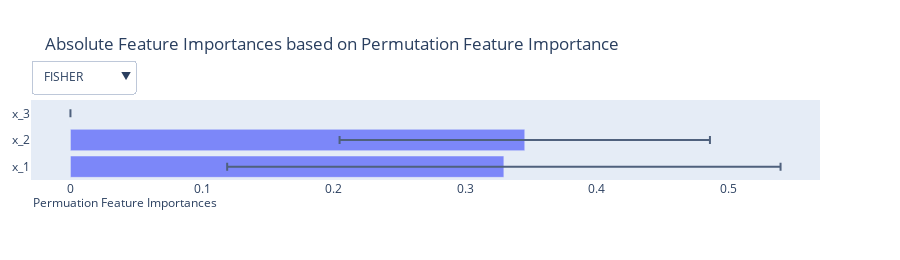

Notebook code for this chart:
### Code cell
combined_importances = {m.name: combine_permutation_importances(pi["permutation_importance"], m).describe() for m in RegressionMetricsEnum}
combined_importances["lengthscale"] = combine_lengthscale_importances(pi["lengthscale_importance"]).describe()
plot_feature_importance_by_feature_plotly(combined_importances,relative=False, caption="Permuation Feature Importances", show_std=True, importance_measure="Permutation Feature Importance")

### Figure 1 — Plotly figure (JSON) as saved in the notebook; plotly's stock layout.template omitted (floating-point values rounded to 4 significant figures)
{"data": [{"error_x": {"array": [0.2103, 0.1407, 7.601e-18], "type": "data", "visible": true}, "name": "Importance", "opacity": 0.8, "orientation": "h", "type": "bar", "visible": true, "x": [0.3294, 0.3452, 5.551e-18], "y": ["x_1", "x_2", "x_3"]}, {"error_x": {"array": [13.23, 6.657, 0.8816], "type": "data", "visible": true}, "name": "Importance", "opacity": 0.8, "orientation": "h", "type": "bar", "visible": false, "x": [36.08, 30.45, 0.4916], "y": ["x_1", "x_2", "x_3"]}, {"error_x": {"array": [1.246, 0.8007, 0.06413], "type": "data", "visible": true}, "name": "Importance", "opacity": 0.8, "orientation": "h", "type": "bar", "visible": false, "x": [1.329, 0.9295, 0.05279], "y": ["x_1", "x_2", "x_3"]}, {"error_x": {"array": [1797.0, 997.9, 21.02], "type": "data", "visible": true}, "name": "Importance", "opacity": 0.8, "orientation": "h", "type": "bar", "visible": false, "x": [3772.0, 2791.0, 26.83], "y": ["x_1", "x_2", "x_3"]}, {"error_x": {"array": [0.2364, 0.09694, 0.000805], "type": "data", "visible": true}, "name": "Importance", "opacity": 0.8, "orientation": "h", "type": "bar", "visible": false, "x": [0.6148, 0.4879, 0.005676], "y": ["x_1", "x_2", "x_3"]}, {"error_x": {"array": [0.7313, 0.4717, 0.007095], "type": "data", "visible": true}, "name": "Importance", "opacity": 0.8, "orientation": "h", "type": "bar", "visible": false, "x": [1.492, 1.089, 0.01075], "y": ["x_1", "x_2", "x_3"]}, {"error_x": {"array": [0.3049, 0.123, 0.01889], "type": "data", "visible": true}, "name": "Importance", "opacity": 0.8, "orientation": "h", "type": "bar", "visible": false, "x": [0.5842, 0.4621, -0.0004848], "y": ["x_1", "x_2", "x_3"]}, {"error_x": {"array": [0.1096, 0.09116, 0.06149], "type": "data", "visible": true}, "name": "Importance", "opacity": 0.8, "orientation": "h", "type": "bar", "visible": false, "x": [2.999, 3.201, 0.6661], "y": ["x_1", "x_2", "x_3"]}], "layout": {"annotations": [{"align": "left", "showarrow": false, "text": "Permuation Feature Importances", "x": 0, "xanchor": "left", "xref": "paper", "y": -0.15, "yanchor": "top", "yref": "paper"}], "height": 260, "hovermode": "closest", "margin": {"l": 24}, "showlegend": false, "title": {"text": "Absolute Feature Importances based on Permutation Feature Importance"}, "updatemenus": [{"buttons": [{"args": ["visible", [true, false, false, false, false, false, false, false]], "label": "FISHER", "method": "restyle"}, {"args": ["visible", [false, true, false, false, false, false, false, false]], "label": "MAE", "method": "restyle"}, {"args": ["visible", [false, false, true, false, false, false, false, false]], "label": "MAPE", "method": "restyle"}, {"args": ["visible", [false, false, false, true, false, false, false, false]], "label": "MSD", "method": "restyle"}, {"args": ["visible", [false, false, false, false, true, false, false, false]], "label": "PEARSON", "method": "restyle"}, {"args": ["visible", [false, false, false, false, false, true, false, false]], "label": "R2", "method": "restyle"}, {"args": ["visible", [false, false, false, false, false, false, true, false]], "label": "SPEARMAN", "method": "restyle"}, {"args": ["visible", [false, false, false, false, false, false, false, true]], "label": "lengthscale", "method": "restyle"}], "pad": {"t": -40}, "x": 0, "xanchor": "left", "y": 1, "yanchor": "top"}]}}
